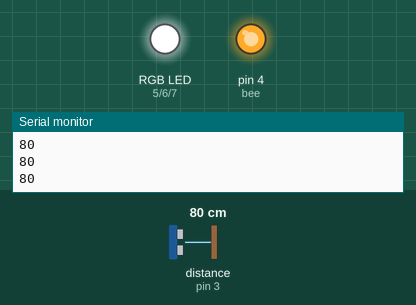
Simulated run of this sketch. Board: Arduino Uno, built with avr-gcc and run on an emulated ATmega328P. Shown: an RGB LED mixed from three pins (HIGH = lit), output pins drawn as LEDs (lit = HIGH), the last lines printed to the serial monitor. Wiring (inferred from the names in the program): ultrasonic range finder: trigger pin 2; echo pin 3. The inputs (shaded band) are chosen by the test bench; at power-on: distance to the obstacle (sensor on pin 3) 80 cm. The echo pulse lasts 58.3 µs per cm; random numbers use the default seed unless the sketch sets one; pins used as bus, display or sensor lines are not drawn.

Above: at 1.2 s.
1.3 s: distance to the obstacle (sensor on pin 3) set to 23 cm
2.8 s: distance to the obstacle (sensor on pin 3) set to 19 cm
At 2.96 s:
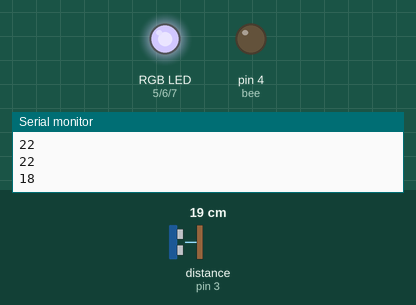
At 3.42 s:
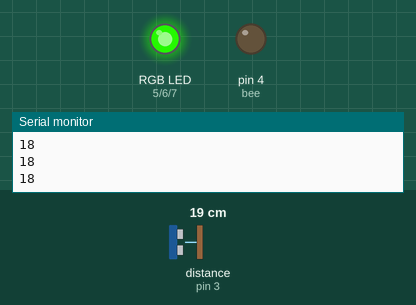
5.8 s: distance to the obstacle (sensor on pin 3) set to 2 cm
8.8 s: distance to the obstacle (sensor on pin 3) set to 35 cm
At 9.6 s:
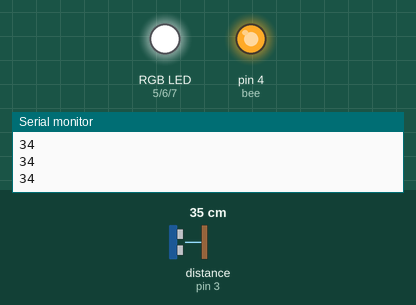
10.4 s: distance to the obstacle (sensor on pin 3) set to 4 cm
At 10.61 s:
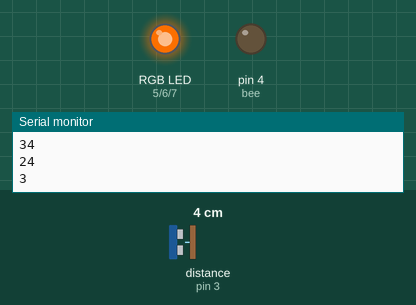
13.4 s: distance to the obstacle (sensor on pin 3) set to 9 cm
Timing chart, 0 to 24.6 s (numbered marks = the images above; inputs shaded):
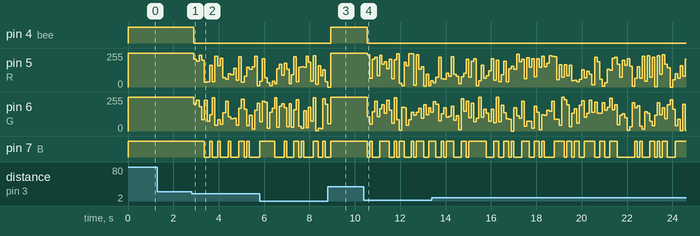

Measured:
- the behaviour switches between 22 and 21 cm on distance to the obstacle (sensor on pin 3) (found by bisection; images 0 and 1)
- after the input at 2.8 s, pin 4 (bee): HIGH → LOW after 0.10 s; pin 5 (R): 255/255 → 209/255 after 0.10 s, → 193/255 0.12 s later, → 240/255 0.12 s later, → 202/255 0.12 s later, … (25 changes in this stretch)
- after the input at 8.8 s, pin 4 (bee): LOW → HIGH after 0.14 s
- after the input at 10.4 s, pin 4 (bee): HIGH → LOW after 0.15 s; pin 5 (R): 255/255 → 243/255 after 0.15 s, → 66/255 0.11 s later, → 207/255 0.11 s later, → 222/255 0.11 s later, … (27 changes in this stretch)

The sketch:

posture2.ino
```cpp
#define PULSE_TIMEOUT 150000L  // 100ms
const int EchoPin = 3; //超声波信号输入
const int TrigPin = 2; //超声波控制信号输出
const int bee = 4;
const int R = 5;
const int G = 6;
const int B = 7;
const int distance = 20; //超声波报警距离，此处20cm
long val;
long MeasuringDistance() {
  long duration;
  digitalWrite(TrigPin, LOW);
  delayMicroseconds(2);
  digitalWrite(TrigPin, HIGH);
  delayMicroseconds(10);
  digitalWrite(TrigPin, LOW);
  delayMicroseconds(2);
  duration = pulseIn(EchoPin, HIGH,PULSE_TIMEOUT);
  delay(10);
  return duration / 29 / 2;
}
void setup() {
  Serial.begin(9600);
  pinMode(bee,OUTPUT);
  pinMode(R,OUTPUT);
  pinMode(G,OUTPUT);
  pinMode(B,OUTPUT);
  pinMode(TrigPin, OUTPUT);
  pinMode(EchoPin, INPUT);
  digitalWrite(bee,HIGH);
  digitalWrite(R,HIGH);
  digitalWrite(G,HIGH);
  digitalWrite(B,HIGH);
  randomSeed(analogRead(A0));
}

void loop() {
  for(int i = 0;i<10;i++){
     val += MeasuringDistance();
  }
  val=val/10;
  Serial.println(val);

  if(val>distance)
  {
    digitalWrite(bee,HIGH);
    digitalWrite(R,HIGH);
    digitalWrite(G,HIGH);
    digitalWrite(B,HIGH);
  }
  else
  {
    analogWrite(R,random(255));
    analogWrite(G,random(255));
    analogWrite(B,random(255));
    digitalWrite(bee,LOW);
  }
  val = 0;
}
```
